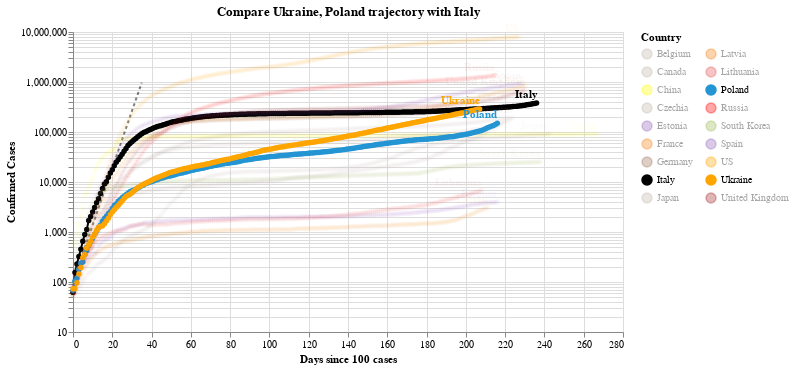

Source (notebook cell):
### Code cell
#hide_input
chart2 = make_since_chart(dff2, ['Ukraine', 'Poland'], baseline_countries)
chart2

### Figure 1 — Vega-Lite specification as saved in the notebook (floating-point values rounded to 4 significant figures; data arrays with more than 128 entries replaced by an {"elided": "..."} marker saying what was removed)
{"config": {"view": {"continuousWidth": 400, "continuousHeight": 300}}, "layer": [{"data": {"name": "data-628230001892d6798b50651be41d1b3e"}, "mark": {"type": "line", "color": "black", "opacity": 0.5, "strokeDash": [3, 3]}, "encoding": {"x": {"type": "quantitative", "field": "Days since 100 cases"}, "y": {"type": "quantitative", "field": "Confirmed Cases"}}}, {"data": {"name": "data-83ec748cba99b89b96f0f5fa7a32eac5"}, "mark": {"type": "line", "point": true}, "encoding": {"color": {"type": "nominal", "field": "Country", "legend": {"columns": 2}, "scale": {"domain": ["Belgium", "Canada", "China", "Czechia", "Estonia", "France", "Germany", "Italy", "Japan", "Latvia", "Lithuania", "Poland", "Russia", "South Korea", "Spain", "US", "Ukraine", "United Kingdom"], "range": ["#C1B7AD", "#C1B7AD", "yellow", "#C1B7AD", "#9467bd", "#F58518", "#9D755D", "black", "#C1B7AD", "#F58518", "#E45756", "#2495D3", "red", "#A1BA59", "#9467bd", "orange", "orange", "brown"]}}, "opacity": {"condition": {"value": 1, "selection": "selector003"}, "value": 0.05}, "tooltip": [{"type": "nominal", "field": "Country"}, {"type": "temporal", "field": "Date"}, {"type": "quantitative", "field": "Confirmed Cases"}, {"type": "quantitative", "field": "Days since 100 cases"}], "x": {"type": "quantitative", "field": "Days since 100 cases"}, "y": {"type": "quantitative", "field": "Confirmed Cases", "scale": {"type": "log"}}}, "selection": {"selector003": {"type": "multi", "fields": ["Country"], "bind": "legend", "init": [{"Country": "Ukraine"}, {"Country": "Poland"}, {"Country": "Italy"}]}}, "width": 550}, {"data": {"name": "data-83ec748cba99b89b96f0f5fa7a32eac5"}, "mark": {"type": "text", "align": "right", "dy": -8, "fontWeight": "bold"}, "encoding": {"color": {"type": "nominal", "field": "Country", "legend": {"columns": 2}, "scale": {"domain": ["Belgium", "Canada", "China", "Czechia", "Estonia", "France", "Germany", "Italy", "Japan", "Latvia", "Lithuania", "Poland", "Russia", "South Korea", "Spain", "US", "Ukraine", "United Kingdom"], "range": ["#C1B7AD", "#C1B7AD", "yellow", "#C1B7AD", "#9467bd", "#F58518", "#9D755D", "black", "#C1B7AD", "#F58518", "#E45756", "#2495D3", "red", "#A1BA59", "#9467bd", "orange", "orange", "brown"]}}, "opacity": {"condition": {"value": 1, "selection": "selector003"}, "value": 0.05}, "text": {"type": "nominal", "field": "Country"}, "tooltip": [{"type": "nominal", "field": "Country"}, {"type": "temporal", "field": "Date"}, {"type": "quantitative", "field": "Confirmed Cases"}, {"type": "quantitative", "field": "Days since 100 cases"}], "x": {"type": "quantitative", "field": "Days since 100 cases"}, "y": {"type": "quantitative", "field": "Confirmed Cases", "scale": {"type": "log"}}}, "transform": [{"filter": "(datum['Date'] >= 1602720000000)"}], "width": 550}], "title": "Compare Ukraine, Poland trajectory with Italy", "$schema": "https://vega.github.io/schema/vega-lite/v4.0.2.json", "datasets": {"data-628230001892d6798b50651be41d1b3e": [{"Days since 100 cases": 0, "Confirmed Cases": 100.0}, {"Days since 100 cases": 1, "Confirmed Cases": 130.0}, {"Days since 100 cases": 2, "Confirmed Cases": 169.0}, {"Days since 100 cases": 3, "Confirmed Cases": 219.7}, {"Days since 100 cases": 4, "Confirmed Cases": 285.6}, {"Days since 100 cases": 5, "Confirmed Cases": 371.3}, {"Days since 100 cases": 6, "Confirmed Cases": 482.7}, {"Days since 100 cases": 7, "Confirmed Cases": 627.5}, {"Days since 100 cases": 8, "Confirmed Cases": 815.7}, {"Days since 100 cases": 9, "Confirmed Cases": 1060.0}, {"Days since 100 cases": 10, "Confirmed Cases": 1379.0}, {"Days since 100 cases": 11, "Confirmed Cases": 1792.0}, {"Days since 100 cases": 12, "Confirmed Cases": 2330.0}, {"Days since 100 cases": 13, "Confirmed Cases": 3029.0}, {"Days since 100 cases": 14, "Confirmed Cases": 3937.0}, {"Days since 100 cases": 15, "Confirmed Cases": 5119.0}, {"Days since 100 cases": 16, "Confirmed Cases": 6654.0}, {"Days since 100 cases": 17, "Confirmed Cases": 8650.0}, {"Days since 100 cases": 18, "Confirmed Cases": 11250.0}, {"Days since 100 cases": 19, "Confirmed Cases": 14620.0}, {"Days since 100 cases": 20, "Confirmed Cases": 19000.0}, {"Days since 100 cases": 21, "Confirmed Cases": 24710.0}, {"Days since 100 cases": 22, "Confirmed Cases": 32120.0}, {"Days since 100 cases": 23, "Confirmed Cases": 41750.0}, {"Days since 100 cases": 24, "Confirmed Cases": 54280.0}, {"Days since 100 cases": 25, "Confirmed Cases": 70560.0}, {"Days since 100 cases": 26, "Confirmed Cases": 91730.0}, {"Days since 100 cases": 27, "Confirmed Cases": 119300.0}, {"Days since 100 cases": 28, "Confirmed Cases": 155000.0}, {"Days since 100 cases": 29, "Confirmed Cases": 201500.0}, {"Days since 100 cases": 30, "Confirmed Cases": 262000.0}, {"Days since 100 cases": 31, "Confirmed Cases": 340600.0}, {"Days since 100 cases": 32, "Confirmed Cases": 442800.0}, {"Days since 100 cases": 33, "Confirmed Cases": 575600.0}, {"Days since 100 cases": 34, "Confirmed Cases": 748300.0}, {"Days since 100 cases": 35, "Confirmed Cases": 972800.0}], "data-83ec748cba99b89b96f0f5fa7a32eac5": {"elided": "4083 records"}}}
